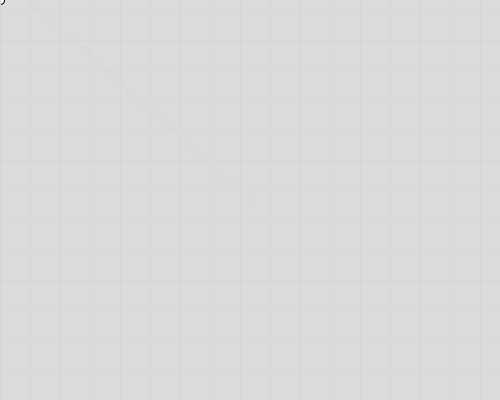
Frame 1 (no input)
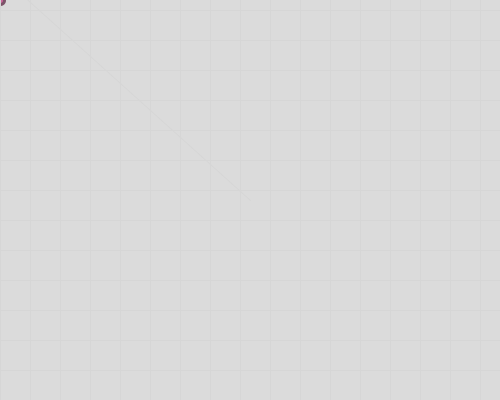
Frame 60 (the mouse pressed at the canvas centre just before this capture)
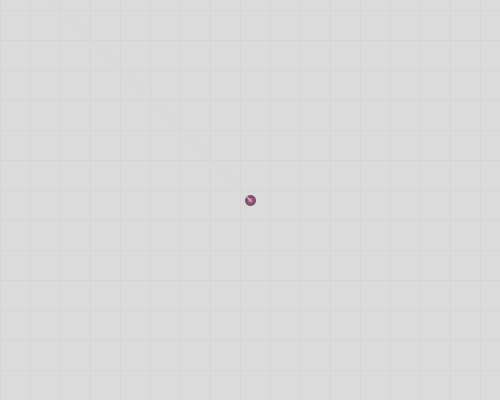
Frame 120 (the mouse held since frame 60 and released just before this capture)

The Processing sketch that drew these frames (run headless with seeded random() and noise(); from frame 60 on, the mouse is pressed at the canvas centre):

// Processing sketch: week07_5_arras05_correct_move_translate_mx_my
// ── week07_5_arras05_correct_move_translate_mx_my.pde
void setup(){
  size(500,400);
}
void KeyPressed(){//每次都問一次
  if(keyCode==RIGHT) x+=1;
  if(keyCode==LEFT) x-=1;
  if(keyCode==UP) y-=1;
  if(keyCode==DOWN) y+=1;
}
float x=250,y=250;
void draw(){
  ///background(215,184,200);
  background(219);//灰底
  translate(-x,-y);
  translate(width/2,height/2);
  float mx =mouseX+x-width/2,my=mouseY+y-height/2;//換算mx,my的座標
  ellipse(mx,my,8,8);
    stroke(214);//灰底的線
strokeWeight(1);
  for(int i=0;i<30;i++){
  line(0,i*30,500,i*30);
  line(i*30,0,i*30,500);
  }
  float dx = mx-x,dy=my-y;//改用mx,my
  float a = atan2(dy,dx);//atan2長度
  line(x,y,mx-x,my-y);//改用mx,my
  myTank(x,y,a);
}
void myTank(float x,float y,float a){
  translate(-x,-y);//讓全世界都往反方向移動
  rotate(a);//旋轉
  fill(167,167,175);
  stroke(110,110,113);
  strokeWeight(4);
  rect(20,-10,20,20);//砲管砲塔
  
  fill(204,102,156);
  stroke(124,84,105);
  strokeWeight(3);
  ellipse(0,0,55,55);//圓形身體
}
